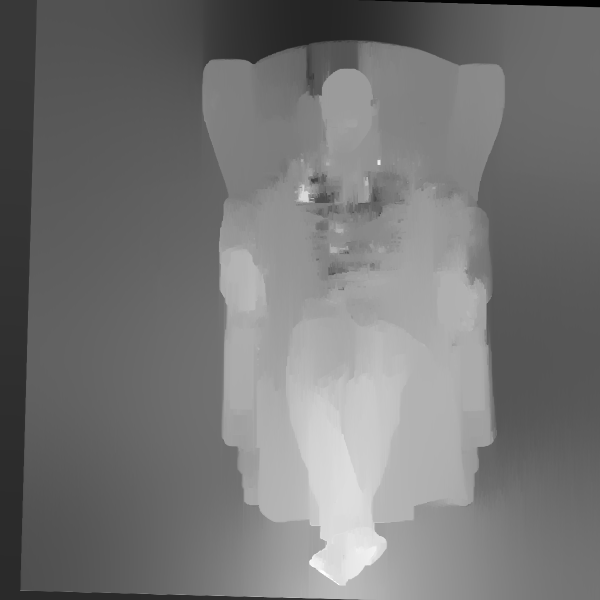
#> input picture Visao_Estereo/data/FurukawaPonce/disparidade.pgm, 1200 x 1200 px, found by its file name (shown at 1/2 size)
$ python eval.py
#> lines starting #> are read from the running program, lines starting #| are printed output that depends on the picture
import cv2 as cv
import numpy as np
import os.path
import matplotlib.pyplot as plt

def evaldisp(disparity, gtdisp, badthresh, maxdisp, rounddisp, mask_resize):

	gt_shape = gtdisp.shape
	disp_shape = disparity.shape

	width = gt_shape[0]
	height = gt_shape[1]
	width2 = disp_shape[0]
	height2 = disp_shape[1]
	scale = width / width2

	if ((scale != 1 and scale != 2 and scale != 4)
	or ((scale * width2) != width)
	or ((scale * height2) != height)):
		print("	  disp size = ", width2, " x ", height2)
		print("GT disp size =", width, " x ", height)
		raise ValueError("GT disp size must be exactly 1, 2, or 4 * disp size");

	n = 0
	bad = 0
	invalid = 0
	serr = 0.0
	#print(disparity)
	#print(gtdisp)
	if np.any(gtdisp[gtdisp == 0]):
		print('Tem zero')
	for y in range(height):
		for x in range(width):
			gt = gtdisp[x, y]
			mask = mask_resize[x, y]

			if (gt == np.inf):
				print('Eh infinito')

			d = float(scale * disparity[int(x/scale), int(y/scale)])
			if d == np.inf:
				print('Eh infinito')
			valid = (d != 0)#np.inf)
			if not valid:
				invalid += 1

			if d > maxdisp:
				print('Eh maior')

			if (valid):
				maxd = scale * maxdisp
				d = max(0, min(maxd, d))

			if (valid and rounddisp):
				print('Entrei')
				d = round(d)

			err = abs(d-gt)
			# Correção dos pixels de busca (mask == 128) região com sombra
			if mask in [255, 128]:
				n += 1
				if (valid):
					serr += err
					if (err > badthresh):
						bad += 1

	badpercent =  100.0*bad/n
	invalidpercent =  100.0*invalid/n
	totalbadpercent =  100.0*(bad+invalid)/n
	avgErr = serr / (n - invalid)

	print("Rated pixels: ", 100.0*n/(width*height),
		  "\nBad percentage: ", badpercent,
		  "\nInvalid percentage: ", invalidpercent,
		  "\nTotal bad percentage: ", totalbadpercent,
		  "\nAverage error: ", avgErr, '\n')

base = os.path.abspath(os.path.dirname(__file__))
#base_new = base.replace('\\src', '')

# Define os vetores das imagens e dos caminhos para as imagens
images = ['disparidade.pgm', 'gt_disparity.png', 'mask.png']
data = [os.path.join(base, 'data', 'Middlebury', 'Jadeplant-perfect'),
		os.path.join(base, 'data', 'Middlebury', 'Playtable-perfect')]
name = ['Jadeplant', 'Playtable']

for i in range(len(name)):
	disparity = cv.imread(os.path.join(data[i], images[0]), cv.IMREAD_GRAYSCALE)
#> disparity is the input picture: shape (1200, 1200); min 0, max 255, mean 117.3
	gtdisp = cv.imread(os.path.join(data[i], images[1]), cv.IMREAD_GRAYSCALE)
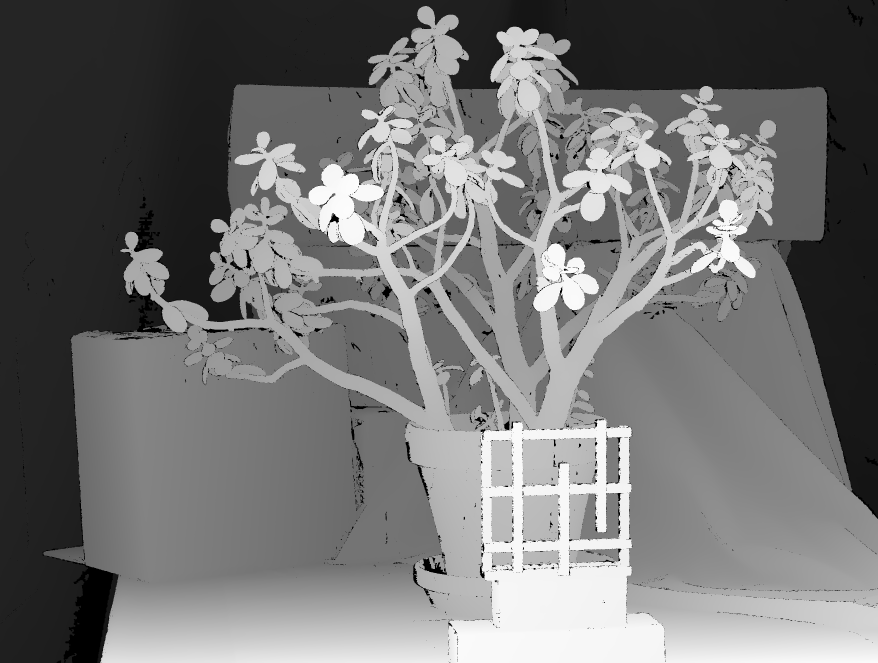
#> input picture Visao_Estereo/gt_disparity.png, 2632 x 1988 px, found by its file name (shown at 1/3 size)
#> gtdisp is the input picture: shape (1988, 2632); min 0, max 255, mean 115.3
	mask = cv.imread(os.path.join(data[i], images[2]), cv.IMREAD_GRAYSCALE)
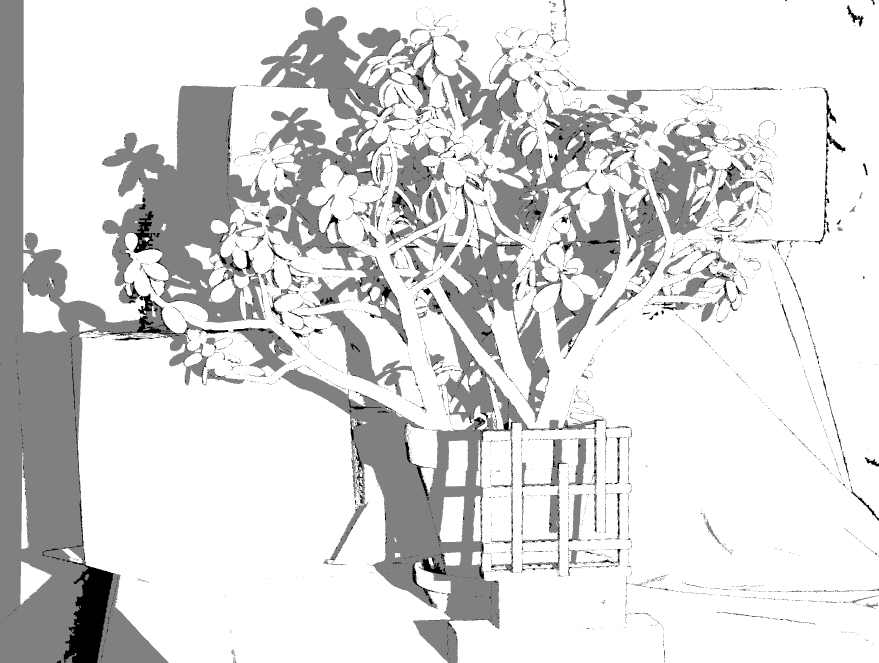
#> input picture Visao_Estereo/data/Middlebury/Jadeplant-perfect/mask.png, 2636 x 1988 px (shown at 1/3 size)
#> mask is the input picture: shape (1988, 2636); min 0, max 255, mean 219.3

	mask_resize = cv.resize(mask, (disparity.shape[1], disparity.shape[0]), interpolation = cv.INTER_LANCZOS4)
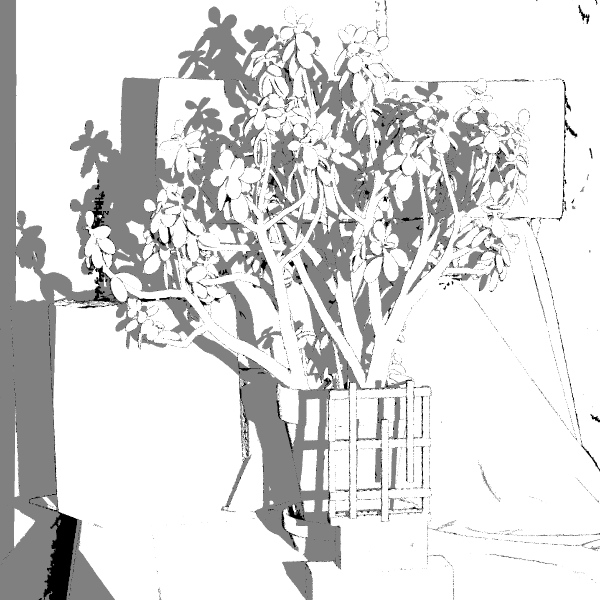
#> mask_resize: shape (1200, 1200) (shown at 1/2 size); min 0, max 255, mean 219

	# [5 lines of commented-out code are left out]
	cv.namedWindow('Disparidade calculada', cv.WINDOW_NORMAL)
	cv.resizeWindow('Disparidade calculada', (439, 331))
	cv.imshow('Disparidade calculada', disparity)

	cv.namedWindow('GroundTruth disponibilizado', cv.WINDOW_NORMAL)
	cv.resizeWindow('GroundTruth disponibilizado', (439, 331))
	cv.imshow('GroundTruth disponibilizado', gtdisp)

	cv.waitKey(0)
	cv.destroyAllWindows()

	badthresh = 2
	maxdisp = 1988 / 3
	rounddisp = 0

	print('Calculating error to ' + name[i] + ' results...\n', flush=True)
	evaldisp(disparity, gtdisp, badthresh, maxdisp, rounddisp, mask_resize)
#| 	  disp size =  1200  x  1200
#| GT disp size = 1988  x  2632
#> (the run stopped early here; a loop or call above may not have finished)
